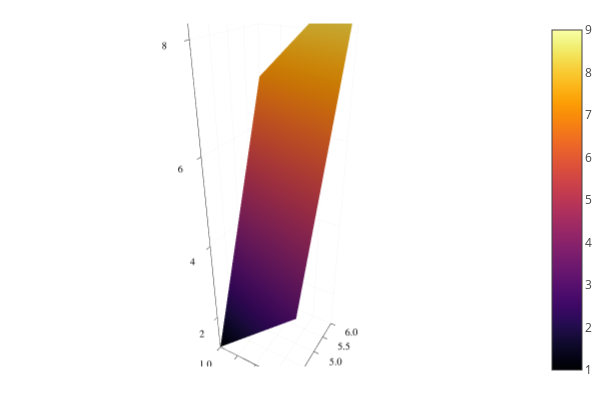

Source (notebook cell):
### Code cell
surface([1,2,3],[4,5,6],[1 2 3;4 5 6;7 8 9])

### Figure 1 — Plotly figure (JSON) as saved in the notebook; plotly's stock layout.template omitted (floating-point values rounded to 4 significant figures; data arrays with more than 128 entries replaced by an {"elided": "..."} marker saying what was removed)
{"data": [{"colorbar": {"title": ""}, "colorscale": {"elided": "256x2 mixed values"}, "hoverinfo": "none", "name": "y1", "opacity": null, "scene": "scene", "showlegend": false, "showscale": true, "type": "surface", "x": [1, 2, 3], "xaxis": "x", "y": [4, 5, 6], "yaxis": "y", "z": [[1, 2, 3], [4, 5, 6], [7, 8, 9]], "zaxis": "z", "zmax": 9, "zmin": 1}], "layout": {"annotations": [], "height": 400, "legend": {"bgcolor": "rgba(255, 255, 255, 1.000)", "bordercolor": "rgba(0, 0, 0, 1.000)", "borderwidth": 1, "font": {"color": "rgba(0, 0, 0, 1.000)", "family": "sans-serif", "size": 11}, "title": {"font": {"color": "rgba(0, 0, 0, 1.000)", "family": "sans-serif", "size": 15}, "text": ""}, "tracegroupgap": 0, "traceorder": "normal", "x": 1, "xanchor": "auto", "y": 1, "yanchor": "auto"}, "margin": {"b": 20, "l": 0, "r": 0, "t": 20}, "paper_bgcolor": "rgba(255, 255, 255, 1.000)", "plot_bgcolor": "rgba(255, 255, 255, 1.000)", "scene": {"camera": {"eye": {"x": 1.126, "y": -1.95, "z": 1.3}}, "domain": {"x": [0.05101, 0.9934], "y": [0.03762, 0.9902]}, "xaxis": {"gridcolor": "rgba(0, 0, 0, 0.100)", "gridwidth": 0.5, "linecolor": "rgba(0, 0, 0, 1.000)", "mirror": false, "range": [1, 3], "showgrid": true, "showline": true, "showticklabels": true, "tickangle": 0, "tickcolor": "rgb(0, 0, 0)", "tickfont": {"color": "rgba(0, 0, 0, 1.000)", "family": "sans-serif", "size": 11}, "tickmode": "array", "ticks": "inside", "ticktext": ["1.0", "1.5", "2.0", "2.5", "3.0"], "tickvals": [1, 1.5, 2, 2.5, 3], "title": "", "titlefont": {"color": "rgba(0, 0, 0, 1.000)", "family": "sans-serif", "size": 15}, "type": "-", "visible": true, "zeroline": false, "zerolinecolor": "rgba(0, 0, 0, 1.000)"}, "yaxis": {"gridcolor": "rgba(0, 0, 0, 0.100)", "gridwidth": 0.5, "linecolor": "rgba(0, 0, 0, 1.000)", "mirror": false, "range": [4, 6], "showgrid": true, "showline": true, "showticklabels": true, "tickangle": 0, "tickcolor": "rgb(0, 0, 0)", "tickfont": {"color": "rgba(0, 0, 0, 1.000)", "family": "sans-serif", "size": 11}, "tickmode": "array", "ticks": "inside", "ticktext": ["4.0", "4.5", "5.0", "5.5", "6.0"], "tickvals": [4, 4.5, 5, 5.5, 6], "title": "", "titlefont": {"color": "rgba(0, 0, 0, 1.000)", "family": "sans-serif", "size": 15}, "type": "-", "visible": true, "zeroline": false, "zerolinecolor": "rgba(0, 0, 0, 1.000)"}, "zaxis": {"gridcolor": "rgba(0, 0, 0, 0.100)", "gridwidth": 0.5, "linecolor": "rgba(0, 0, 0, 1.000)", "mirror": false, "range": [1, 9], "showgrid": true, "showline": true, "showticklabels": true, "tickangle": 0, "tickcolor": "rgb(0, 0, 0)", "tickfont": {"color": "rgba(0, 0, 0, 1.000)", "family": "sans-serif", "size": 11}, "tickmode": "array", "ticks": "inside", "ticktext": ["2", "4", "6", "8"], "tickvals": [2, 4, 6, 8], "title": "", "titlefont": {"color": "rgba(0, 0, 0, 1.000)", "family": "sans-serif", "size": 15}, "type": "-", "visible": true, "zeroline": false, "zerolinecolor": "rgba(0, 0, 0, 1.000)"}}, "showlegend": true, "width": 600}}
